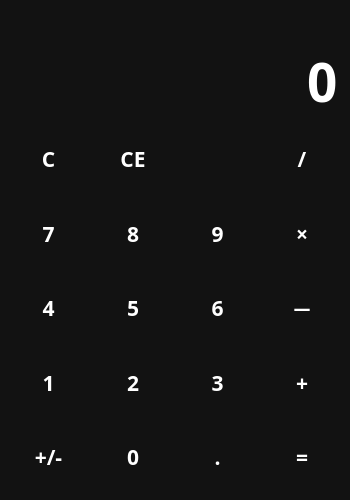
<?xml version="1.0" encoding="UTF-8"?>
<ui version="4.0">
 <class>MainWindow</class>
 <widget class="QMainWindow" name="MainWindow">
  <property name="geometry">
   <rect>
    <x>0</x>
    <y>0</y>
    <width>350</width>
    <height>500</height>
   </rect>
  </property>
  <property name="minimumSize">
   <size>
    <width>350</width>
    <height>500</height>
   </size>
  </property>
  <property name="windowTitle">
   <string>Simple_Calculate</string>
  </property>
  <property name="windowIcon">
   <iconset resource="files.qrc">
    <normaloff>:/icons/icons/calculator.svg</normaloff>:/icons/icons/calculator.svg</iconset>
  </property>
  <property name="styleSheet">
   <string notr="true">QWidget {
	color: white;
	background-color: #121212;
	font-family: Rubik;
	font-size: 16pt;
	font-weight: 600;
}
QPushButton {
	background-color: transparent;
	border: none;
}
QPushButton:hover {
	background-color: #666;
}

QPushButton:pressed {
	background-color: #888;
}</string>
  </property>
  <widget class="QWidget" name="centralwidget">
   <layout class="QVBoxLayout" name="verticalLayout">
    <item>
     <widget class="QLabel" name="lbl_temp">
      <property name="sizePolicy">
       <sizepolicy hsizetype="Preferred" vsizetype="Maximum">
        <horstretch>0</horstretch>
        <verstretch>0</verstretch>
       </sizepolicy>
      </property>
      <property name="styleSheet">
       <string notr="true">color: #888;</string>
      </property>
      <property name="text">
       <string/>
      </property>
      <property name="alignment">
       <set>Qt::AlignRight|Qt::AlignTrailing|Qt::AlignVCenter</set>
      </property>
     </widget>
    </item>
    <item>
     <widget class="QLineEdit" name="le_entry">
      <property name="sizePolicy">
       <sizepolicy hsizetype="Expanding" vsizetype="Maximum">
        <horstretch>0</horstretch>
        <verstretch>0</verstretch>
       </sizepolicy>
      </property>
      <property name="styleSheet">
       <string notr="true">font-size: 40pt;
border: none;</string>
      </property>
      <property name="text">
       <string>0</string>
      </property>
      <property name="maxLength">
       <number>16</number>
      </property>
      <property name="alignment">
       <set>Qt::AlignRight|Qt::AlignTrailing|Qt::AlignVCenter</set>
      </property>
      <property name="readOnly">
       <bool>true</bool>
      </property>
     </widget>
    </item>
    <item>
     <layout class="QGridLayout" name="layout_buttons">
      <item row="1" column="2">
       <widget class="QPushButton" name="btn_9">
        <property name="sizePolicy">
         <sizepolicy hsizetype="Minimum" vsizetype="Expanding">
          <horstretch>0</horstretch>
          <verstretch>0</verstretch>
         </sizepolicy>
        </property>
        <property name="cursor">
         <cursorShape>PointingHandCursor</cursorShape>
        </property>
        <property name="text">
         <string>9</string>
        </property>
        <property name="shortcut">
         <string>9</string>
        </property>
       </widget>
      </item>
      <item row="3" column="0">
       <widget class="QPushButton" name="btn_1">
        <property name="sizePolicy">
         <sizepolicy hsizetype="Minimum" vsizetype="Expanding">
          <horstretch>0</horstretch>
          <verstretch>0</verstretch>
         </sizepolicy>
        </property>
        <property name="cursor">
         <cursorShape>PointingHandCursor</cursorShape>
        </property>
        <property name="text">
         <string>1</string>
        </property>
        <property name="shortcut">
         <string>1</string>
        </property>
       </widget>
      </item>
      <item row="3" column="2">
       <widget class="QPushButton" name="btn_3">
        <property name="sizePolicy">
         <sizepolicy hsizetype="Minimum" vsizetype="Expanding">
          <horstretch>0</horstretch>
          <verstretch>0</verstretch>
         </sizepolicy>
        </property>
        <property name="cursor">
         <cursorShape>PointingHandCursor</cursorShape>
        </property>
        <property name="text">
         <string>3</string>
        </property>
        <property name="shortcut">
         <string>3</string>
        </property>
       </widget>
      </item>
      <item row="2" column="2">
       <widget class="QPushButton" name="btn_6">
        <property name="sizePolicy">
         <sizepolicy hsizetype="Minimum" vsizetype="Expanding">
          <horstretch>0</horstretch>
          <verstretch>0</verstretch>
         </sizepolicy>
        </property>
        <property name="cursor">
         <cursorShape>PointingHandCursor</cursorShape>
        </property>
        <property name="text">
         <string>6</string>
        </property>
        <property name="shortcut">
         <string>6</string>
        </property>
       </widget>
      </item>
      <item row="4" column="2">
       <widget class="QPushButton" name="btn_dot">
        <property name="sizePolicy">
         <sizepolicy hsizetype="Minimum" vsizetype="Expanding">
          <horstretch>0</horstretch>
          <verstretch>0</verstretch>
         </sizepolicy>
        </property>
        <property name="cursor">
         <cursorShape>PointingHandCursor</cursorShape>
        </property>
        <property name="text">
         <string>.</string>
        </property>
        <property name="shortcut">
         <string>.</string>
        </property>
       </widget>
      </item>
      <item row="4" column="3">
       <widget class="QPushButton" name="btn_calc">
        <property name="sizePolicy">
         <sizepolicy hsizetype="Minimum" vsizetype="Expanding">
          <horstretch>0</horstretch>
          <verstretch>0</verstretch>
         </sizepolicy>
        </property>
        <property name="cursor">
         <cursorShape>PointingHandCursor</cursorShape>
        </property>
        <property name="text">
         <string>=</string>
        </property>
        <property name="shortcut">
         <string>=</string>
        </property>
       </widget>
      </item>
      <item row="4" column="0">
       <widget class="QPushButton" name="btn_ops">
        <property name="sizePolicy">
         <sizepolicy hsizetype="Minimum" vsizetype="Expanding">
          <horstretch>0</horstretch>
          <verstretch>0</verstretch>
         </sizepolicy>
        </property>
        <property name="cursor">
         <cursorShape>PointingHandCursor</cursorShape>
        </property>
        <property name="text">
         <string>+/-</string>
        </property>
       </widget>
      </item>
      <item row="2" column="0">
       <widget class="QPushButton" name="btn_4">
        <property name="sizePolicy">
         <sizepolicy hsizetype="Minimum" vsizetype="Expanding">
          <horstretch>0</horstretch>
          <verstretch>0</verstretch>
         </sizepolicy>
        </property>
        <property name="cursor">
         <cursorShape>PointingHandCursor</cursorShape>
        </property>
        <property name="text">
         <string>4</string>
        </property>
        <property name="shortcut">
         <string>4</string>
        </property>
       </widget>
      </item>
      <item row="3" column="3">
       <widget class="QPushButton" name="dtn_summ">
        <property name="sizePolicy">
         <sizepolicy hsizetype="Minimum" vsizetype="Expanding">
          <horstretch>0</horstretch>
          <verstretch>0</verstretch>
         </sizepolicy>
        </property>
        <property name="cursor">
         <cursorShape>PointingHandCursor</cursorShape>
        </property>
        <property name="text">
         <string>+</string>
        </property>
        <property name="shortcut">
         <string>+</string>
        </property>
       </widget>
      </item>
      <item row="2" column="3">
       <widget class="QPushButton" name="btn_diff">
        <property name="sizePolicy">
         <sizepolicy hsizetype="Minimum" vsizetype="Expanding">
          <horstretch>0</horstretch>
          <verstretch>0</verstretch>
         </sizepolicy>
        </property>
        <property name="cursor">
         <cursorShape>PointingHandCursor</cursorShape>
        </property>
        <property name="text">
         <string>－</string>
        </property>
        <property name="shortcut">
         <string>-</string>
        </property>
       </widget>
      </item>
      <item row="1" column="3">
       <widget class="QPushButton" name="btn_mpl">
        <property name="sizePolicy">
         <sizepolicy hsizetype="Minimum" vsizetype="Expanding">
          <horstretch>0</horstretch>
          <verstretch>0</verstretch>
         </sizepolicy>
        </property>
        <property name="cursor">
         <cursorShape>PointingHandCursor</cursorShape>
        </property>
        <property name="text">
         <string>×</string>
        </property>
        <property name="shortcut">
         <string>*</string>
        </property>
       </widget>
      </item>
      <item row="0" column="0">
       <widget class="QPushButton" name="btn_clear">
        <property name="sizePolicy">
         <sizepolicy hsizetype="Minimum" vsizetype="Expanding">
          <horstretch>0</horstretch>
          <verstretch>0</verstretch>
         </sizepolicy>
        </property>
        <property name="cursor">
         <cursorShape>PointingHandCursor</cursorShape>
        </property>
        <property name="text">
         <string>C</string>
        </property>
       </widget>
      </item>
      <item row="1" column="0">
       <widget class="QPushButton" name="btn_7">
        <property name="sizePolicy">
         <sizepolicy hsizetype="Minimum" vsizetype="Expanding">
          <horstretch>0</horstretch>
          <verstretch>0</verstretch>
         </sizepolicy>
        </property>
        <property name="cursor">
         <cursorShape>PointingHandCursor</cursorShape>
        </property>
        <property name="text">
         <string>7</string>
        </property>
        <property name="shortcut">
         <string>7</string>
        </property>
       </widget>
      </item>
      <item row="0" column="1">
       <widget class="QPushButton" name="btn_ce">
        <property name="sizePolicy">
         <sizepolicy hsizetype="Minimum" vsizetype="Expanding">
          <horstretch>0</horstretch>
          <verstretch>0</verstretch>
         </sizepolicy>
        </property>
        <property name="cursor">
         <cursorShape>PointingHandCursor</cursorShape>
        </property>
        <property name="text">
         <string>CE</string>
        </property>
        <property name="shortcut">
         <string>Del</string>
        </property>
       </widget>
      </item>
      <item row="1" column="1">
       <widget class="QPushButton" name="btn_8">
        <property name="sizePolicy">
         <sizepolicy hsizetype="Minimum" vsizetype="Expanding">
          <horstretch>0</horstretch>
          <verstretch>0</verstretch>
         </sizepolicy>
        </property>
        <property name="cursor">
         <cursorShape>PointingHandCursor</cursorShape>
        </property>
        <property name="text">
         <string>8</string>
        </property>
        <property name="shortcut">
         <string>8</string>
        </property>
       </widget>
      </item>
      <item row="0" column="3">
       <widget class="QPushButton" name="btn_div">
        <property name="sizePolicy">
         <sizepolicy hsizetype="Minimum" vsizetype="Expanding">
          <horstretch>0</horstretch>
          <verstretch>0</verstretch>
         </sizepolicy>
        </property>
        <property name="cursor">
         <cursorShape>PointingHandCursor</cursorShape>
        </property>
        <property name="text">
         <string>/</string>
        </property>
        <property name="shortcut">
         <string>/</string>
        </property>
       </widget>
      </item>
      <item row="0" column="2">
       <widget class="QPushButton" name="btn_backspase">
        <property name="sizePolicy">
         <sizepolicy hsizetype="Minimum" vsizetype="Expanding">
          <horstretch>0</horstretch>
          <verstretch>0</verstretch>
         </sizepolicy>
        </property>
        <property name="cursor">
         <cursorShape>PointingHandCursor</cursorShape>
        </property>
        <property name="text">
         <string/>
        </property>
        <property name="icon">
         <iconset resource="files.qrc">
          <normaloff>:/icons/icons/backspace.svg</normaloff>:/icons/icons/backspace.svg</iconset>
        </property>
        <property name="iconSize">
         <size>
          <width>24</width>
          <height>24</height>
         </size>
        </property>
        <property name="shortcut">
         <string/>
        </property>
       </widget>
      </item>
      <item row="2" column="1">
       <widget class="QPushButton" name="btn_5">
        <property name="sizePolicy">
         <sizepolicy hsizetype="Minimum" vsizetype="Expanding">
          <horstretch>0</horstretch>
          <verstretch>0</verstretch>
         </sizepolicy>
        </property>
        <property name="cursor">
         <cursorShape>PointingHandCursor</cursorShape>
        </property>
        <property name="text">
         <string>5</string>
        </property>
        <property name="shortcut">
         <string>5</string>
        </property>
       </widget>
      </item>
      <item row="3" column="1">
       <widget class="QPushButton" name="btn_2">
        <property name="sizePolicy">
         <sizepolicy hsizetype="Minimum" vsizetype="Expanding">
          <horstretch>0</horstretch>
          <verstretch>0</verstretch>
         </sizepolicy>
        </property>
        <property name="cursor">
         <cursorShape>PointingHandCursor</cursorShape>
        </property>
        <property name="text">
         <string>2</string>
        </property>
        <property name="shortcut">
         <string>2</string>
        </property>
       </widget>
      </item>
      <item row="4" column="1">
       <widget class="QPushButton" name="btn_0">
        <property name="sizePolicy">
         <sizepolicy hsizetype="Minimum" vsizetype="Expanding">
          <horstretch>0</horstretch>
          <verstretch>0</verstretch>
         </sizepolicy>
        </property>
        <property name="cursor">
         <cursorShape>PointingHandCursor</cursorShape>
        </property>
        <property name="text">
         <string>0</string>
        </property>
        <property name="shortcut">
         <string>0</string>
        </property>
       </widget>
      </item>
     </layout>
    </item>
   </layout>
  </widget>
 </widget>
 <resources>
  <include location="files.qrc"/>
 </resources>
 <connections/>
</ui>
